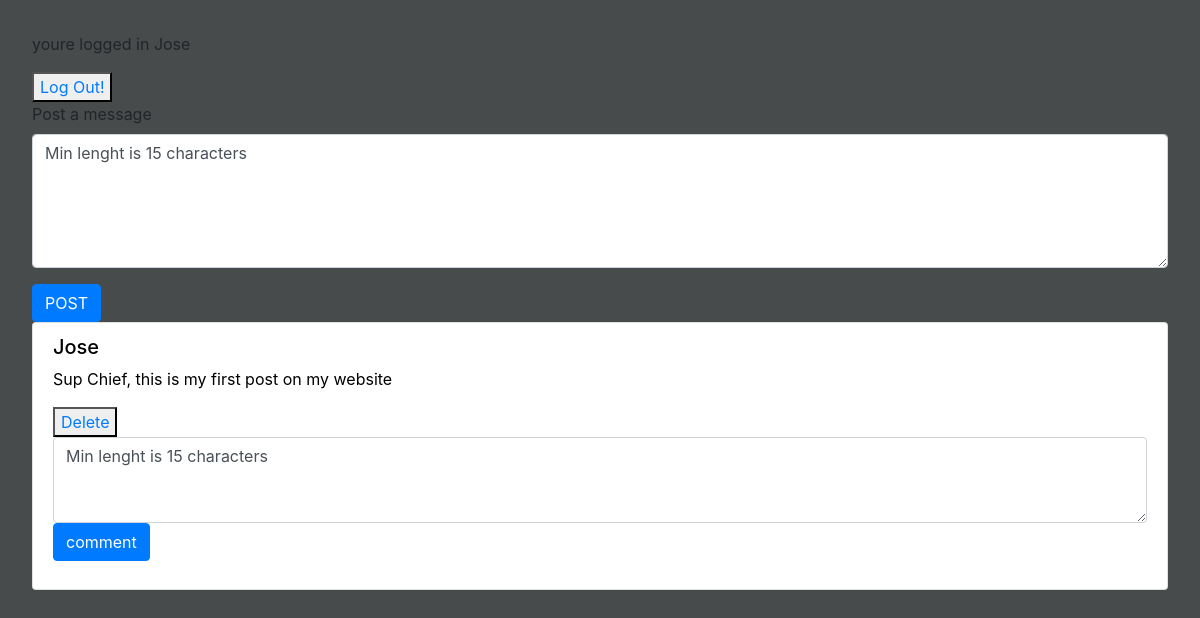
Before: /posts/ (signed in) with the older database file.
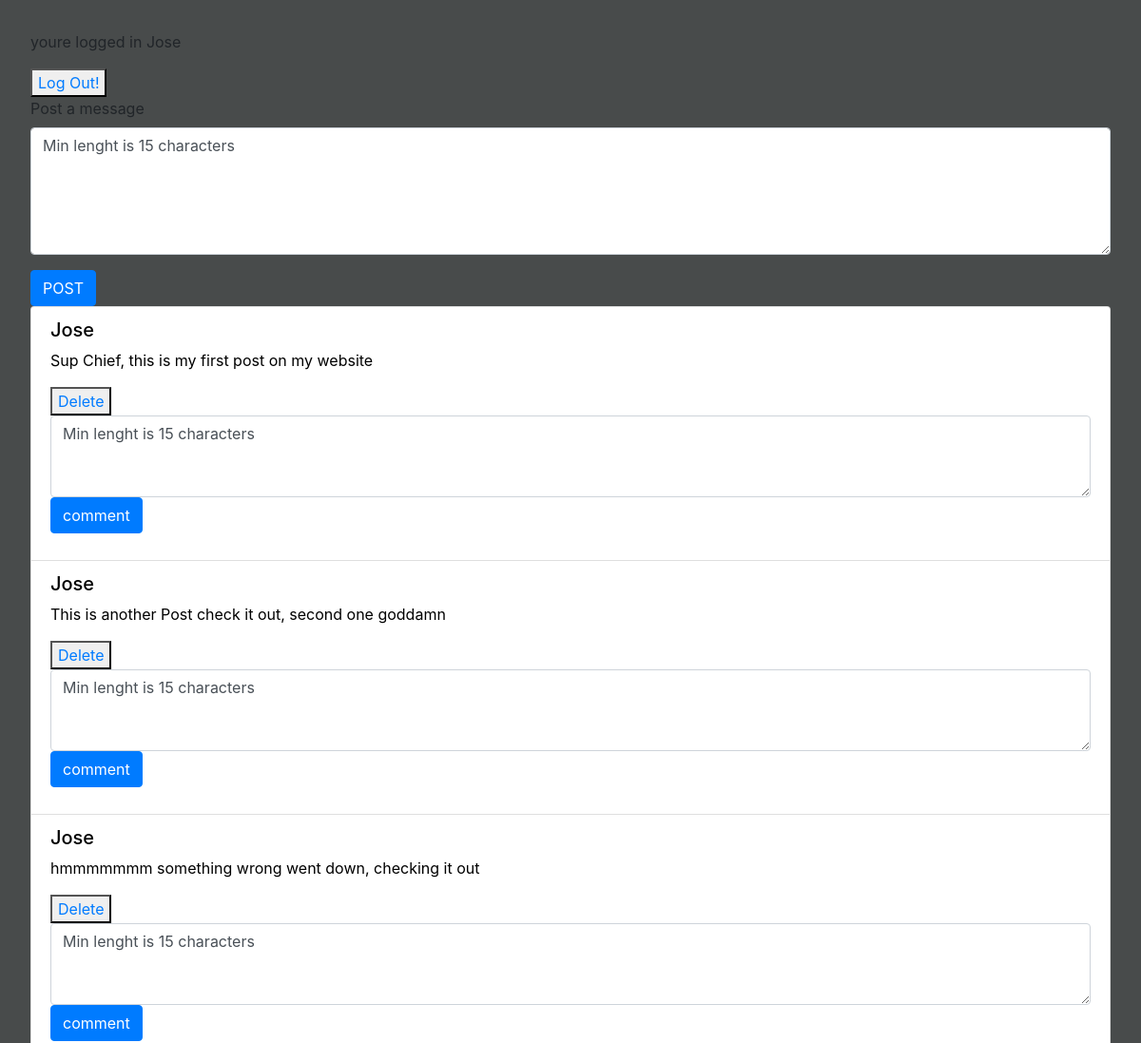
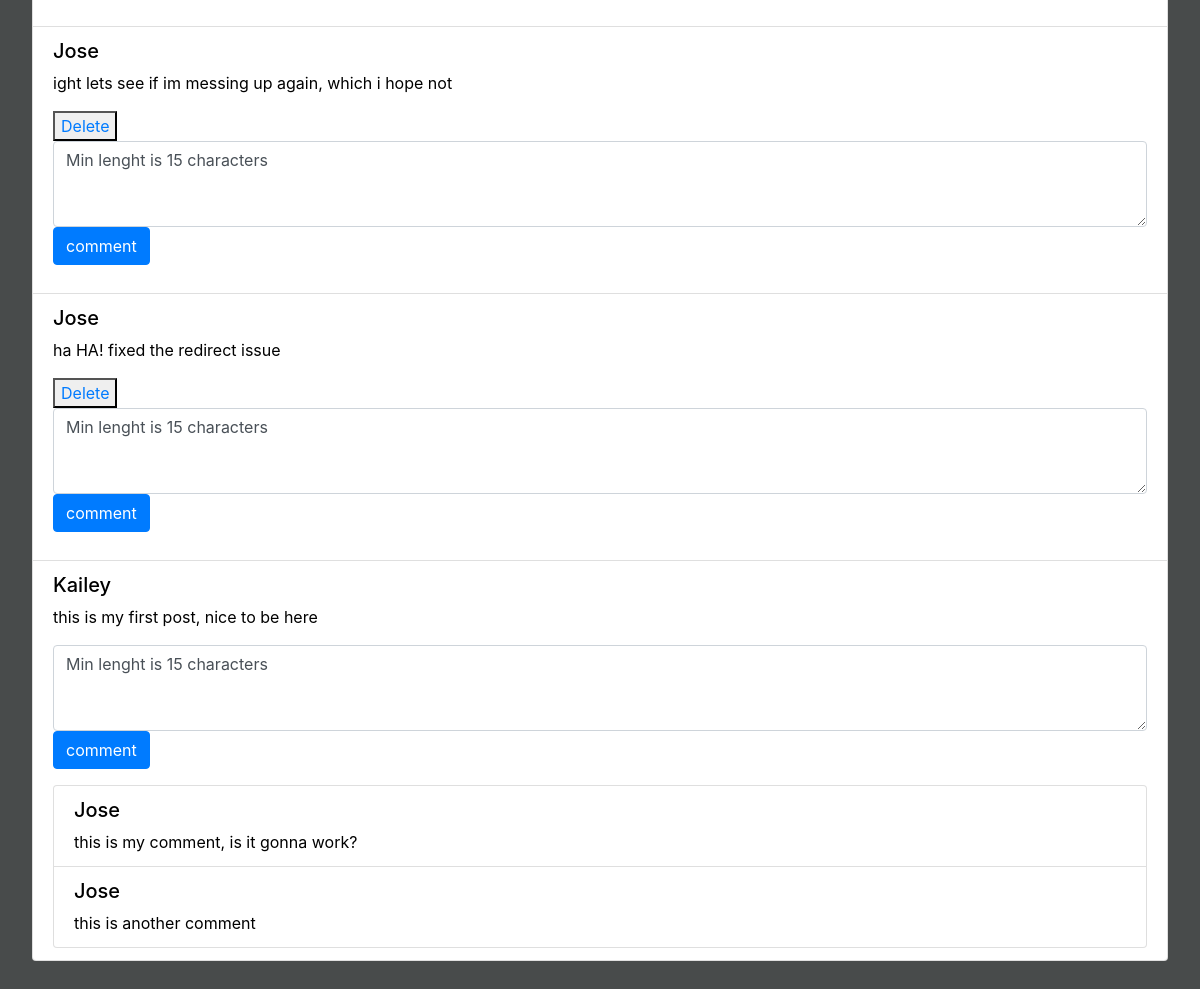
After: the same page with the newer database file (2 pictures, top to bottom).
### home/models.py (models this page shows, shortened)
class User(models.Model):
    first_name = models.CharField(max_length=255)
    last_name = models.CharField(max_length=255)
    email = models.EmailField()
    password = models.CharField(max_length=255)
    created_at = models.DateTimeField(auto_now_add=True)
    updated_at = models.DateTimeField(auto_now=True)
    objects = UserManager()

### homePage/models.py (models this page shows)
class message(models.Model):
    message = models.TextField()
    user = models.ForeignKey(User, on_delete=models.CASCADE, related_name="messages")
    created_at = models.DateTimeField(auto_now_add=True)
    updated_at = models.DateTimeField(auto_now=True)
    objects = messageManager()

class comment(models.Model):
    comment = models.TextField()
    message = models.ForeignKey(message, on_delete=models.CASCADE, related_name="comments")
    user = models.ForeignKey(User, on_delete=models.CASCADE, related_name="comments")
    created_at = models.DateTimeField(auto_now_add=True)
    updated_at = models.DateTimeField(auto_now=True)
    objects = commentManager()

### homePage/views.py (the view)
# urls.py: path('', views.index),
def index(request):
    if not 'user_id' in request.session:
        return redirect('/')
    else:
        content = {
            'user': User.objects.get(id = request.session['user_id']),
            'messages': message.objects.all(),
            'comments': comment.objects.all()
        }
        return render(request, 'homePage/index.html', content)

### homePage/templates/homePage/index.html (shortened to what this page needs)
<!DOCTYPE html>
<html lang="en">
<head>
    <link href="https://stackpath.bootstrapcdn.com/bootstrap/4.5.0/css/bootstrap.min.css" rel="stylesheet">
    {% load static %}
    <link rel="stylesheet" href="{% static 'homePage/style.css' %}">
</head>
<body>
    <p>youre logged in {{user.first_name}}</p>
    <div>
        <button><a href="/logout">Log Out!</a></button>
        <form action="post" method="post">
            <div class="form-group">
                <label for="message">
                    Post a message
                </label>
                <textarea name="message" id="message" cols="100" rows="5" class="form-control">Min lenght is 15 characters</textarea>
            </div>
            <button class="btn btn-primary">POST</button>
        </form>
    <div class="posts">
        <ul class="list-group">
            {% for message in messages %}
                <li class="list-group-item">
                    <div>
                        <h5>{{message.user.first_name}}</h5>
                    <p>{{message.message}}</p>
                    {% if message.user.email == user.email %}
                        <button><a href="delete/{{message.id}}">Delete</a></button>
                    {% endif %}
                    </div>
                    <form action="comment" method="post">
                        <div class="form-group">
                            <textarea name="comment" id="comment" cols="40" rows="3" class="form-control">Min lenght is 15 characters</textarea>
                            <button class="btn btn-primary">comment</button>
                        </div>
                    </form>
                    <ul class="list-group">
                        {% for comment in message.comments.all %}
                            <li class="list-group-item">
                                <h5>{{ comment.user.first_name }}</h5>
                                {{comment.comment}}
                            </li>
                        {% endfor %}
                    </ul>
                </li>
            {% endfor %}
        </ul>
    </div>
</body>
</html>

### homePage/static/homePage/style.css (style rules this page uses)
.posts { color: black; }
body { background-color: rgb(72, 75, 75); padding: 2em; }
form { display: block; }

Changed rows visible on the page:
added message: user.first_name "Jose", message "This is another Post check it out, second one goddamn"
added message: user.first_name "Jose", message "hmmmmmmm something wrong went down, checking it out"
added message: user.first_name "Jose", message "ight lets see if im messing up again, which i hope not"
added message: user.first_name "Jose", message "ha HA! fixed the redirect issue"
added message: user.first_name "Kailey", message "this is my first post, nice to be here"
added comment: user.first_name "Jose", comment "this is my comment, is it gonna work?"
added comment: user.first_name "Jose", comment "this is another comment"
